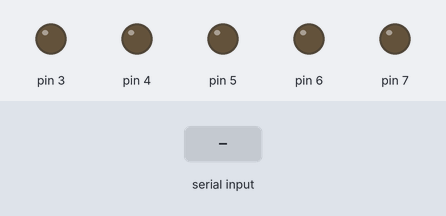
Bench run of a sketch on a simulated Arduino Uno, built with avr-gcc and run on an emulated ATmega328P. Shown: output pins drawn as LEDs (lit = HIGH). Inputs (shaded band) come from the test bench. What the sketch prints to the serial monitor is not drawn.

Above: at 1.2 s.
1.3 s: "1,90,45\n" received over Serial
Timing chart, 0 to 4.3 s (numbered marks = the images above; inputs shaded):
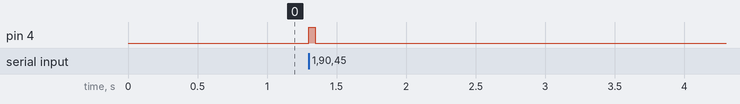

Measured:
- after the input at 1.3 s, pin 4: LOW → HIGH at once, → LOW 0.05 s later

The sketch:

stub_with_lights.ino
```cpp
//Modular robot project @IPFW
//Carter Chase, CS

//Connections:
//Pin 3 -> Light 1
//Pin 3 -> Light 2
//Pin 3 -> Light 3
//Pin 3 -> Light 4

//Pin configure

void setup(){
  // put your setup code here, to run once:
  pinMode(3,OUTPUT);
  pinMode(4,OUTPUT);
  pinMode(5,OUTPUT);
  pinMode(6,OUTPUT);
  pinMode(7,OUTPUT);
  Serial.begin(115200);
  Serial.println("Robot is Online");
}

void loop(){
  while(Serial.available() > 0){
    int f = Serial.parseInt();//1,2,3,4,5,6-forward backward left right
    int v = Serial.parseInt();//- stop standby, v range from 130-255
    int d = Serial.parseInt();//the amount of delay prior to stoping the motors
                              //may be used for encoder position in the future
    Serial.println(action(f, v, d));
  }
}

/*
 * act signifies which action the robot will take
 * speed indicates how fast the motor will move
 * del indicates the delay prior to the command being terminated
 * which may be used to indicate encoder position in the future
 */
String action(int act, int speed, int del){
  String message = "";
  int whichStop = 0;

  switch(act){
    case 1:
      move(1,speed,1);
      move(0,speed,0);
      message = jsonResponse("text", "Moving Forward for " + String(del));
      break;
    case 2:
      move(1,speed,0);
      move(0,speed,1);
      message += jsonResponse("text", "Moving Backward for " + String(del));
      break;
    case 3:
      move(1,speed,0);
      move(0,speed,0);
      message += jsonResponse("text", "Turning Left for " + String(del));
      break;
    case 4:
      move(1,speed,1);
      move(0,speed,1);
      message += jsonResponse("text", "Turning Right for " + String(del));
      break;
    case 5:
      move(2,speed,1);
      move(3,speed,1);
      message += jsonResponse("text", "Moving the arm in direction 1 for " + String(del));
      whichStop = 1;
      break;
    case 6:
      move(2,speed,0);
      move(3,speed,0);
      message += jsonResponse("text", "Moving the arm in direction 2 for " + String(del));
      whichStop = 1;
      break;
    case 7:
      message += jsonResponse("text", "Move key out");
      whichStop = 2;
      break;
    case 8:
      message += jsonResponse("text", "Move key in");
      whichStop = 2;
      break;
    case 99:
      message += jsonResponse("json", "{\"type\":\"stubbot\"}");
      break;
  }

  //delay is used to allow the motor to move for a predetermined
  //amount of time before it's turned off
  delay(del);

  //indicates which stop function is called
  Stop(whichStop);

  return message;
}

void Stop(int which){
//This stops the motor by setting both IN pins to LOW
  if (which == 0){
    //stops the robot movement
    digitalWrite(3,LOW);
    digitalWrite(4,LOW);
  } else if (which == 1){
    //stops the arm
    digitalWrite(5,LOW);
    digitalWrite(6,LOW);
  } else {
    //stops the key
  }
}

void move(int motor, int speed, int direction){
//Move specific motor at speed and direction
//motor: 0 for B 1 for A 2 for C 3 for D
//speed: 0 is off, and 255 is full speed
//direction: 0 clockwise, 1 counter-clockwise

  boolean inPin1 = LOW;
  boolean inPin2 = HIGH;

  if(direction == 1){
    inPin1 = HIGH;
    inPin2 = LOW;
  }

  digitalWrite(motor + 3,inPin1);
}

String jsonResponse(String content, String data){
  String message = "{\"content\":\"" + content + "\",\"data\":\"" + data + "\"}";
  return message;
}
```
